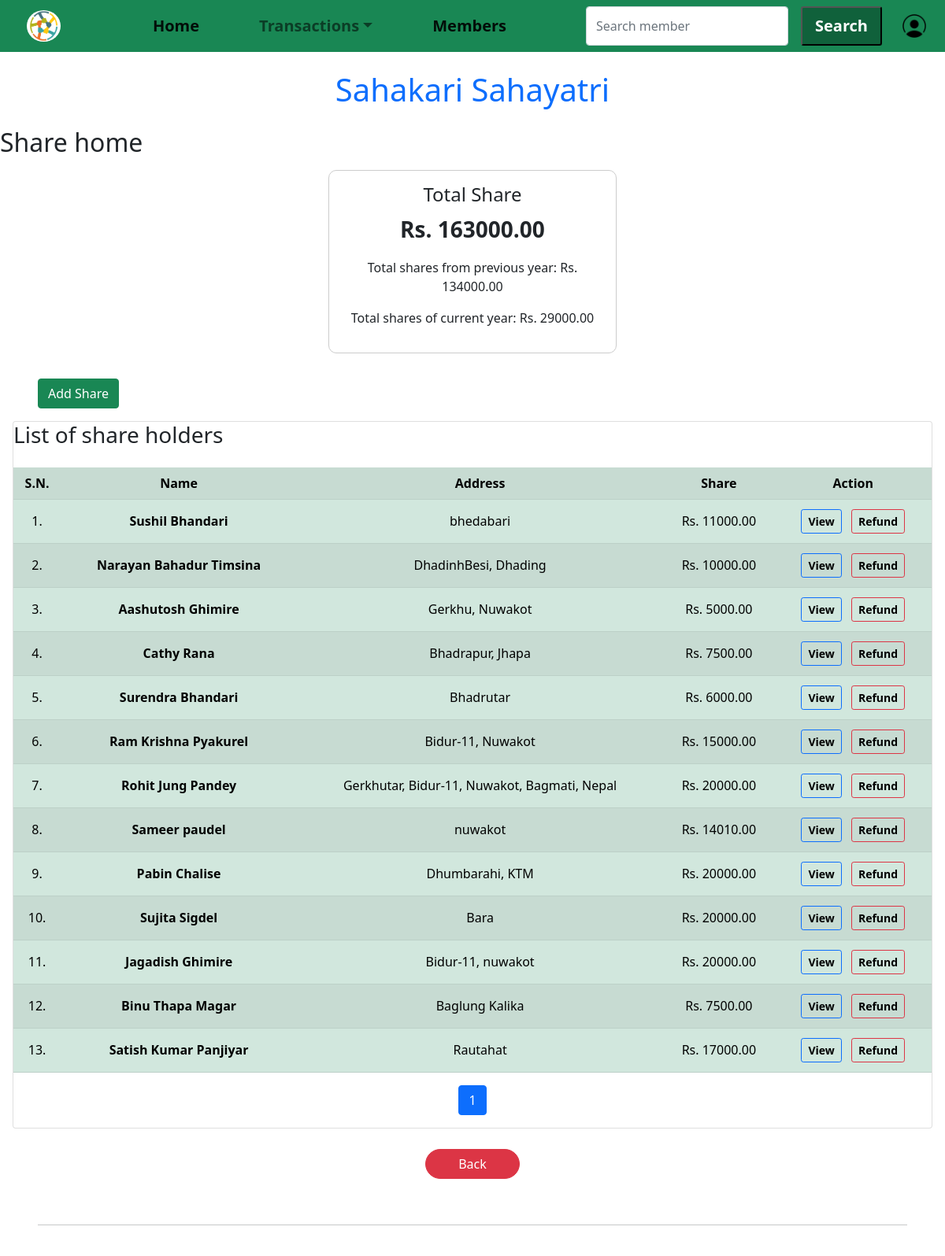
Before: /share/ (signed in, upper part) with the older database file.
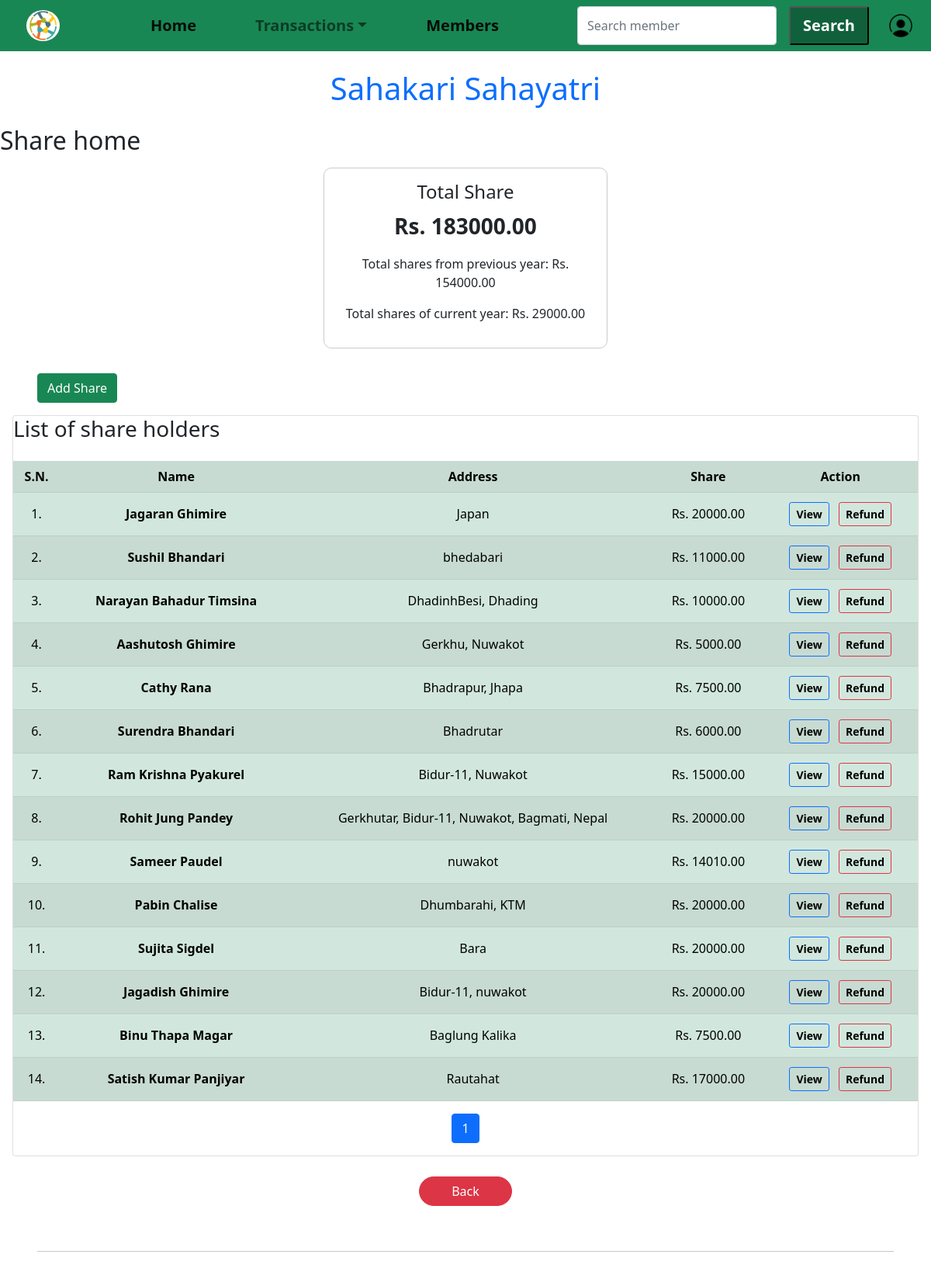
After: the same page with the newer database file.
### share/models.py (models this page shows, shortened)
class ShareBalance(models.Model):
    customer = models.ForeignKey(Member, on_delete=models.CASCADE, related_name='share_balances')
    balance = models.IntegerField(default=0, help_text="Current share balance after refunds or purchases")
    last_updated = models.DateField(default=timezone.now)

### customer/models.py (models this page shows, shortened)
class Member(models.Model):
    user = models.OneToOneField(User, on_delete=models.CASCADE, related_name='member_profile')
    member_id = models.IntegerField(unique=True, primary_key=True)
    first_name = models.CharField(max_length=30, blank=False)
    middle_name = models.CharField(max_length=30, blank=True)
    last_name = models.CharField(max_length=30, blank=False)
    email = models.EmailField(blank=True, null=True)
    phone_number = models.CharField(max_length=15, unique=True, blank=True)
    address = models.TextField(blank=False)
    date_of_birth = models.DateField(blank=True, null=True)
    citizenship_number = models.CharField(max_length=20, unique=True, blank=False)
    occupation = models.CharField(max_length=100, blank=True)
    date_joined = models.DateField(null=True, blank=True)
    name = models.CharField(max_length=100, blank=False, editable=False)
    class Meta:
        ordering = ['member_id']  # Ascending order

### share/views.py (the view)
# urls.py: path('', share.share_home, name='share_home'),
@login_required(login_url='loginpage')
def share_home(request):
    if request.user.is_staff or request.user.is_superuser:
        shares = ShareCapital.objects.select_related('customer').all().order_by('-purchase_date')
        total_shares = sum(share.share_amount for share in shares)
        current_year = timezone.now().year
        previous_year_shares = sum(
            share.share_amount for share in shares if share.purchase_date.year == current_year
        )
        current_year_shares = total_shares - previous_year_shares
        members = Member.objects.all()
        share = ShareBalance.objects.select_related('customer').all().order_by('-last_updated')
        paginator = Paginator(share, 25)
        page_number = request.GET.get('page')
        page_obj = paginator.get_page(page_number)
        context = {
            'share': share,
            'page_obj': page_obj,
            'shares': shares,
            'total_shares': total_shares,
            'current_year_shares': current_year_shares,
            'previous_year_shares': previous_year_shares,
            'members': members,
        }
        return render(request, 'share_home.html', context)
    else:
        return redirect('home')

### share/templates/share_home.html (shortened to what this page needs)
{% extends "base.html" %}
{% load static %}
{% block content %}
<h2>Share home</h2>
<div class="row justify-content-center m-3">
    <div class="col-lg-4 col-md-6 col-sm-12 mb-3">
        <div class="card transaction-card text-center p-3">
            <h4>Total Share</h4>
            <p class="fs-3 fw-bold">Rs. {{total_shares|floatformat:2}}</p>
            <p>Total shares from previous year: Rs. {{current_year_shares|floatformat:2}}</p>
            <p>Total shares of current year: Rs. {{previous_year_shares|floatformat:2}}</p>
        </div>
    </div>
</div>
<a href="{% url 'share_add_individual' %}" class="btn btn-success btn-md mx-5">Add Share</a>
<div class="card m-3">
    <h3>List of share holders</h3>
    <div class="mt-3 table-responsive">
        <table class="table table-striped table-responsive table-success table-hover justify-content-center align-items-center">
            <tr class="align-middle  text-center">
                <th>S.N.</th>
                <th>Name</th>
                <th>Address</th>
                <th>Share</th>
                <th>Action</th>
            </tr>
            {% for sh in page_obj %}
            <tr class="align-middle text-center">
                <td>{{ forloop.counter|add:page_obj.start_index|add:"-1" }}.</td>
                <td><a href="{% url 'customer_details' sh.customer.member_id %}" class="links text-decoration-none text-black fw-bold">{{ sh.customer.name }}</a></td>
                <td>{{ sh.customer.address }}</td>
                <td>Rs. {{ sh.balance|floatformat:2 }}</td>
                <td>
                    <a href="{% url 'share_details' sh.customer.member_id %}" class="btn btn-sm btn-outline-primary m-1">View</a>
                    <a href="{% url 'share_refund' sh.customer.member_id %}" class="btn btn-sm btn-outline-danger m-1">Refund</a>
                </td>
            </tr>
            {% endfor %}
        </table>
    </div>
    <nav aria-label="Page navigation">
        <ul class="pagination justify-content-center">
            <li class="page-item active">
                <span class="page-link">{{ page_obj.number }}</span>
            </li>
        </ul>
    </nav>
</div>
<div class="button-container">
    <a href="{% url 'home' %}" class="more-btn btn-danger btn">Back</a>
</div>
{% endblock content %}

### saving/templates/base.html (shortened to what this page needs)
<!DOCTYPE html>
{% load static %}
<html lang="en">
    <head>
        <link rel="stylesheet" type="text/css" href="{% static 'css/style.css' %}">
        <link href="https://cdn.jsdelivr.net/npm/bootstrap@5.0.2/dist/css/bootstrap.min.css" rel="stylesheet">
        <link rel="stylesheet" href="https://cdnjs.cloudflare.com/ajax/libs/font-awesome/5.15.4/css/all.min.css">
    </head>
    <body>
        <nav class="navbar navbar-expand-lg navbar-light sticky-top container-fluid bg-success text-black position-relative">
            <div class="container-fluid">
                <a class="navbar-brand" href="{% url 'home' %}"><img class="career-img" src="{% static 'images/pngwi.png' %}" alt="logo" style="width: 43px; height: 40px; margin-left:10px; background-color:white; border-radius:50%;"></a>
                <div class="collapse navbar-collapse" id="navbarSupportedContent">
                    <ul class="navbar-nav mx-auto mb-2 mb-lg-0">
                        {% if user.is_authenticated %}
                            {% if user.is_superuser or user.is_staff %}
                                <li class="nav-item">
                                    <a class="nav-link active" aria-current="page" href="{% url 'home' %}">Home</a>
                                </li>
                                <li class="nav-item dropdown">
                                    <a class="nav-link dropdown-toggle" href="" id="financeDropdown" role="button" data-bs-toggle="dropdown" aria-expanded="false">Transactions</a>
                                </li>
                                <li class="nav-item">
                                    <a class="nav-link active" aria-current="page" href="{% url 'customer_home' %}">Members</a>
                                </li>
                            {% endif %}
                        {% endif %}
                    </ul>
                    {% if request.user.is_staff or request.user.is_superuser%}
                    <form class="nav-search d-flex" action="{% url 'search_result' %}" method="GET">
                        <input type="text" name="name" id="name" class="form-control text" placeholder="Search member" required>
                        <button type="submit" class="btn-sm mx-3 nav-link search-btn text-black">Search</button>
                    </form>
                    {% endif %}
                </div>
                {% if request.user.is_authenticated %}
                    <a href="#" id="setting-icon" class="setting-icon">
                        <img class="profile-nav" src="{% static 'images/profile.png' %}" alt="setting">
                    </a>
                {% endif %}
            </div>
        </nav>
        <h1 class="m-4 text-center text-primary">Sahakari Sahayatri</h1>
        {% block content %}
        {% endblock content %}
    <hr class="m-5">
    </body>
    <link rel="stylesheet" href="{% static 'css/style.css' %}">
</html>

### static/css/style.css (style rules this page uses)
.navbar { background-color: #198754; color: black; position: relative; }
.links { text-decoration: none; color: black; padding: 5px; }
.nav-item { margin-inline: 20px; padding-inline: 10px; border-radius: 10px; object-fit: contain; }
.search-btn { background-color: #10613b; color: white; }
.nav-item { margin-inline: 20px; padding-inline: 10px; border-radius: 10px; }
.nav-link { font-size: 1.25rem; font-weight: bold; }
.navbar-brand { font-weight: bold; }
#setting-icon { margin-left: 10px; }
.text-center a { text-decoration: none; color: #000; font-weight: 750; }
.career-img { width: 65px; height: 40px; margin-left: 10px; }
.more-btn { white-space: nowrap; overflow: hidden; text-overflow: ellipsis; }
.more-btn { text-decoration: none; border-radius: 20px; }
.profile-nav { width: 30px; height: 30px; }
.button-container { display: flex; justify-content: center; margin-top: 1rem; }
.button-container .btn { width: 10vw; text-decoration: none; color: #fff; font-weight: 500; margin: 10px; }
html { font-size: 16px; }
body { margin: 0; padding: 0; }
.transaction-card { height: 100%; border: 1px solid #ccc; border-radius: 10px; padding: 1rem; box-sizing: border-box; overflow: hidden; }

Changed rows visible on the page:
added ShareBalance: customer.name "Jagaran Ghimire", customer.address "Japan", balance "20000.00"
changed through a linked row, ShareBalance "nuwakot": customer.name "Sameer paudel" → "Sameer Paudel"
Other visible differences:
{{ total_shares|floatformat:2 }}: "163000.00" → "183000.00"
{{ current_year_shares|floatformat:2 }}: "134000.00" → "154000.00"
